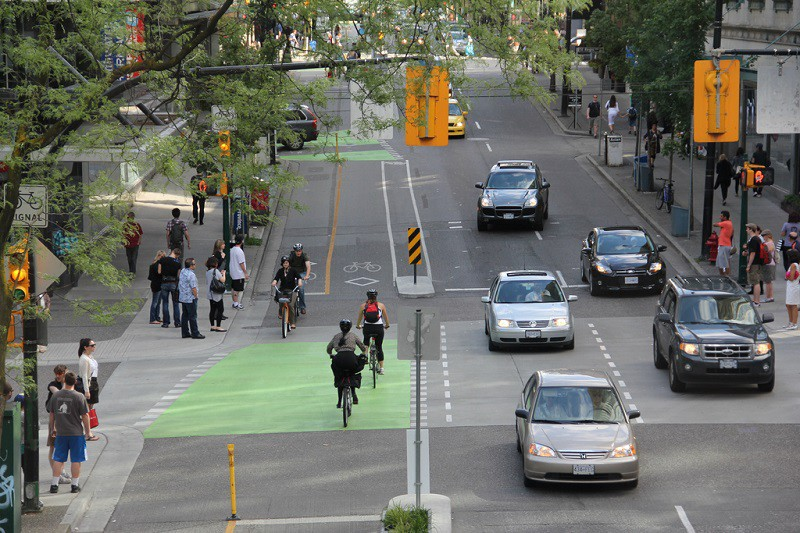
#> input picture Sample image.jpeg, 800 x 533 px, given in place of the camera
$ python test.py
#> lines starting #> are read from the running program, lines starting #| are printed output that depends on the picture
import cv2
import mediapipe as mp


def capture_image():
    webcam = cv2.VideoCapture(0)

    if not webcam.isOpened():
        print("Failed to open webcam")
        return

    while True:
        ret, frame = webcam.read()
#> frame is the input picture: shape (533, 800, 3); mean B, G, R 102.5, 110.8, 108.5

        frame = cv2.flip(frame, 1)
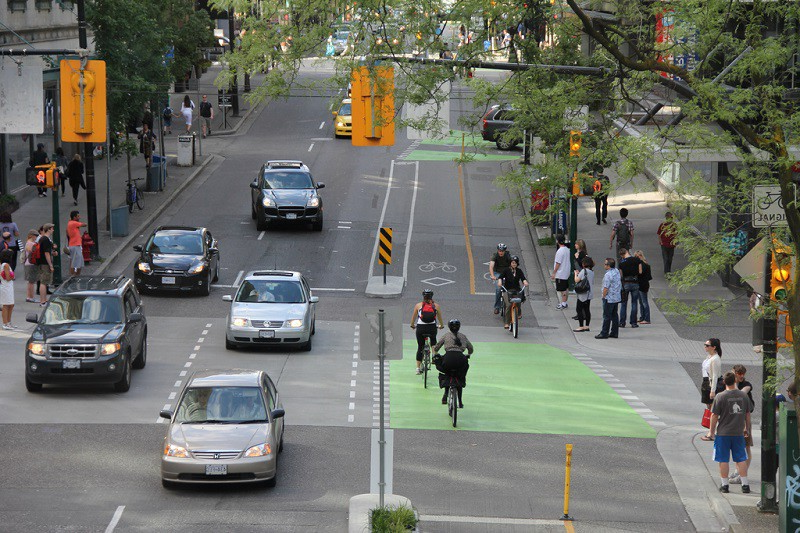
#> frame: shape (533, 800, 3); mean B, G, R 102.5, 110.8, 108.5
        frame = cv2.resize(frame, (1024, 768))
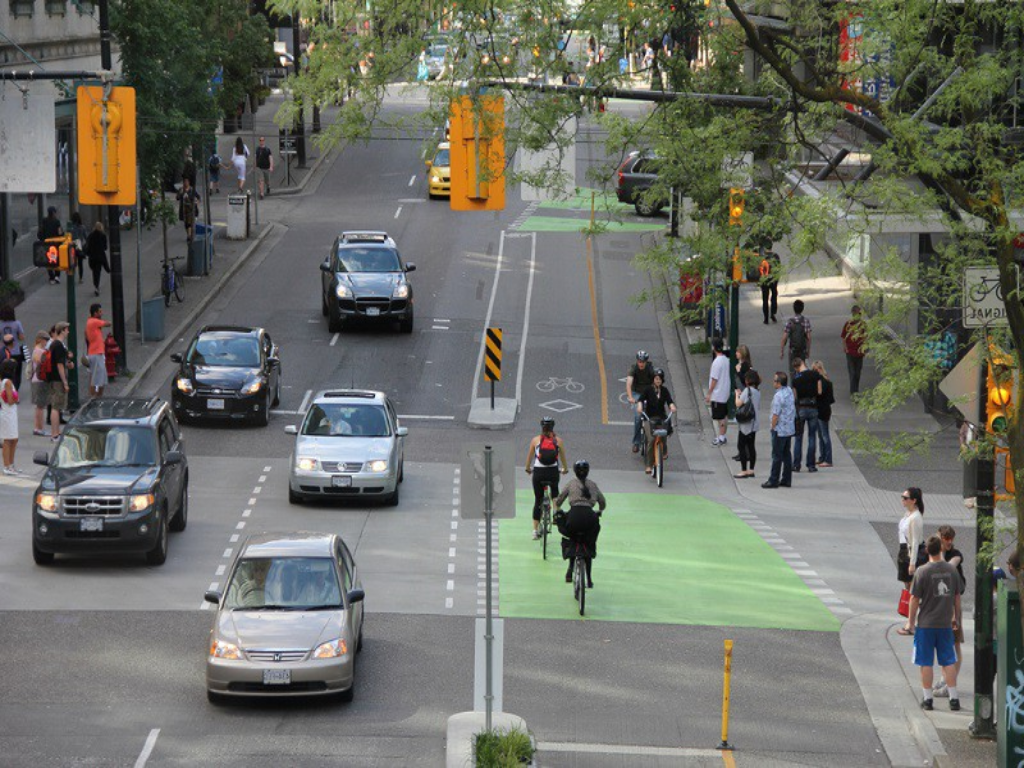
#> frame: shape (768, 1024, 3); mean B, G, R 102.4, 110.7, 108.3

        cv2.imshow("Webcam", frame)

        # Check for keyboard input
        key = cv2.waitKey(1)
#> (key q is pressed here)

        # If 'c' is pressed, capture and save the image
        if key == ord('c'):
            image_name = "captured_image.jpg"
            cv2.imwrite(image_name, frame)
            break

        # If 'q' is pressed, quit the program
        if key == ord('q'):
            break

    # Release the webcam and close all windows
    webcam.release()
    cv2.destroyAllWindows()


# Call the capture_image function
capture_image()


#################################################################################


# Initialize Mediapipe pose detection model
mp_drawing = mp.solutions.drawing_utils
mp_drawing_styles = mp.solutions.drawing_styles
mp_pose = mp.solutions.pose
#> (the run stopped early here; a loop or call above may not have finished)

$ run again, on night_sky.jpeg
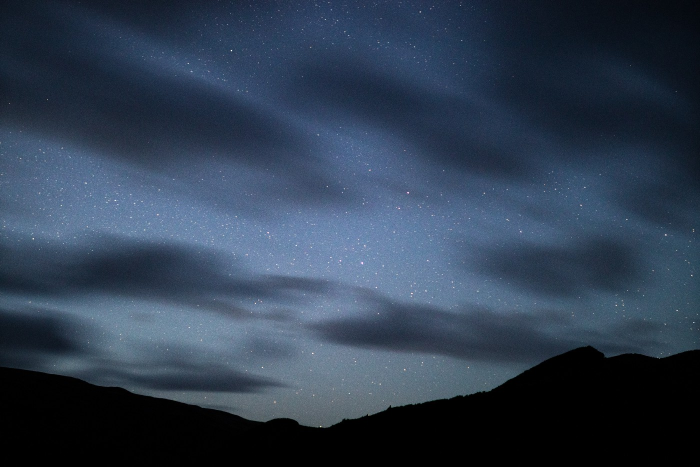
#> input picture night_sky.jpeg, 1400 x 933 px, given in place of the camera (shown at 1/2 size)
#> in capture_image, frame is the input picture: shape (933, 1400, 3); mean B, G, R 80.7, 61.8, 47.2
#> in capture_image, `frame = cv2.flip(frame, 1)`:
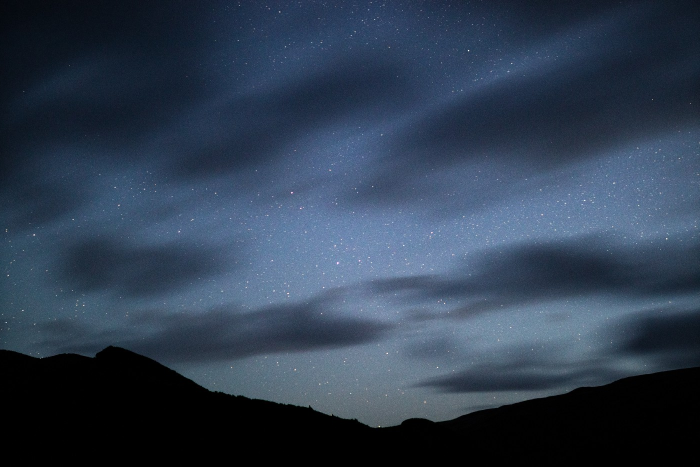
#> frame: shape (933, 1400, 3) (shown at 1/2 size); mean B, G, R 80.7, 61.8, 47.2
#> in capture_image, `frame = cv2.resize(frame, (1024, 768))`:
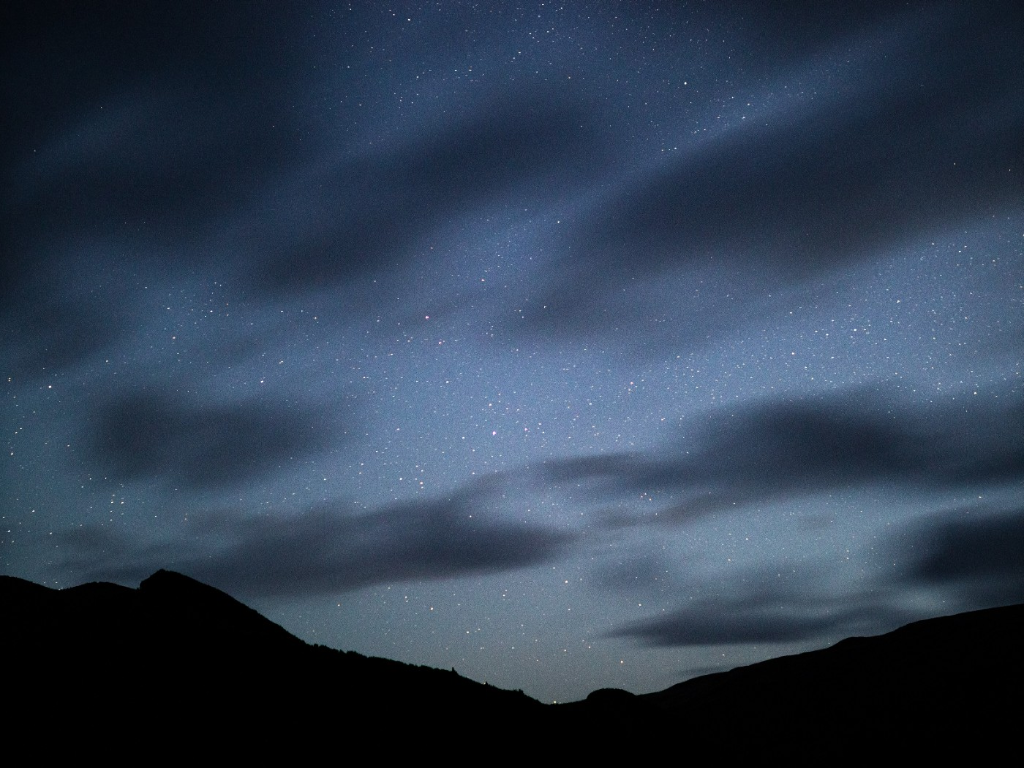
#> frame: shape (768, 1024, 3); mean B, G, R 80.6, 61.7, 47.1

$ run again, on sample.jpeg
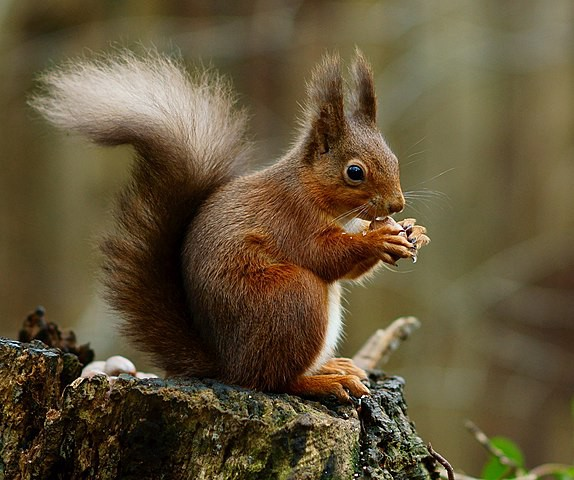
#> input picture sample.jpeg, 574 x 480 px, given in place of the camera
#> in capture_image, frame is the input picture: shape (480, 574, 3); mean B, G, R 55.8, 83.5, 97.7
#> in capture_image, `frame = cv2.flip(frame, 1)`:
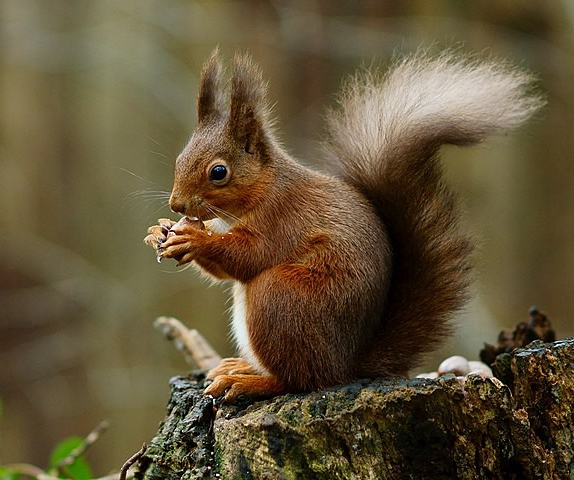
#> frame: shape (480, 574, 3); mean B, G, R 55.8, 83.5, 97.7
#> in capture_image, `frame = cv2.resize(frame, (1024, 768))`:
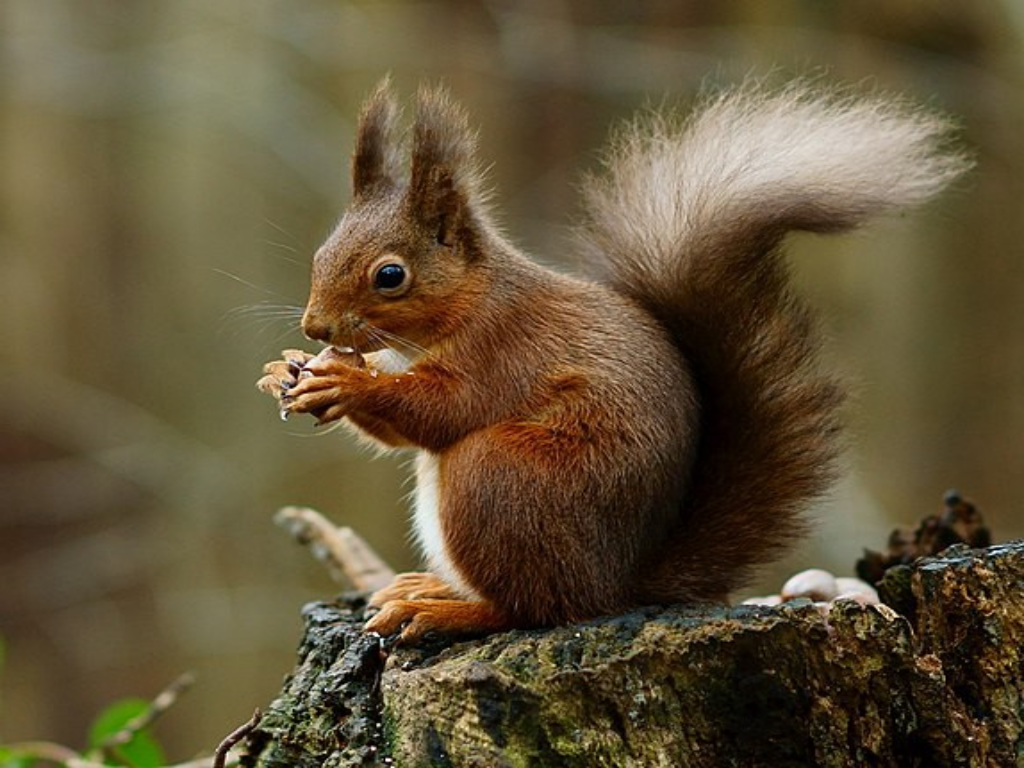
#> frame: shape (768, 1024, 3); mean B, G, R 55.7, 83.4, 97.6
